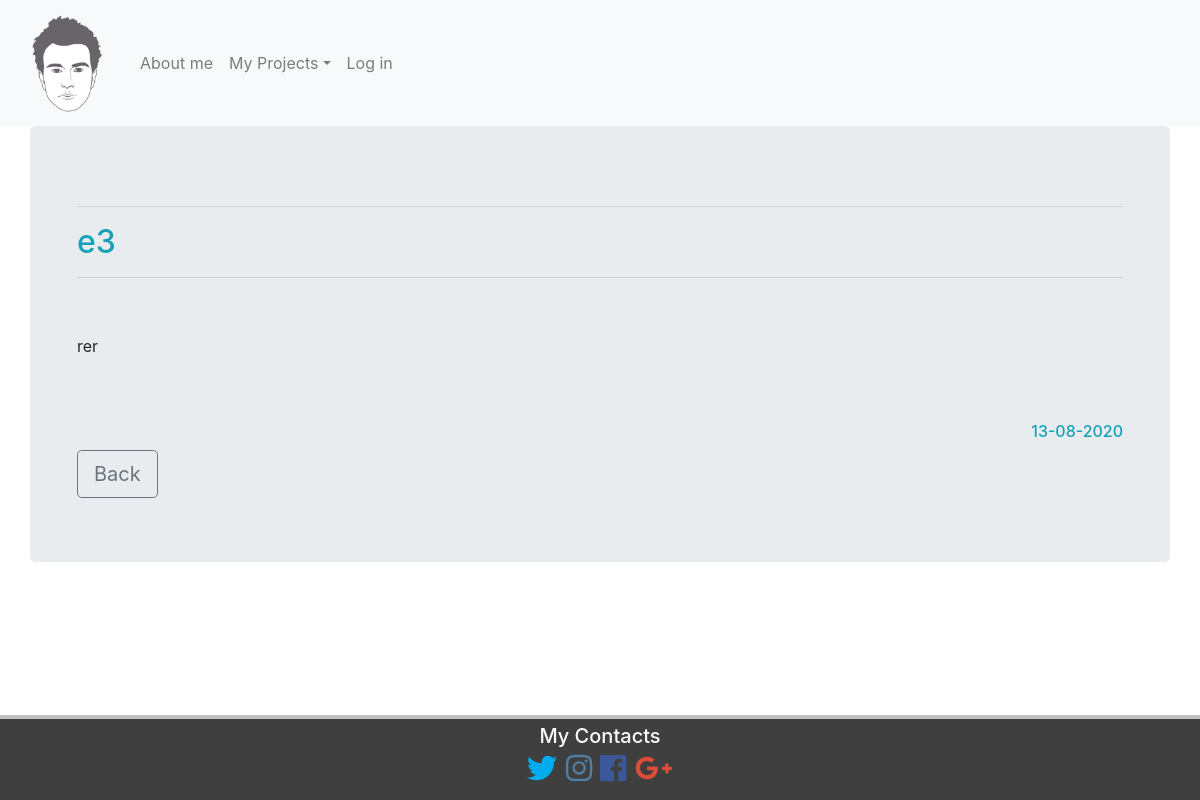
/articles/16/, run on the app's committed database.
### articles/models.py (models this page shows, shortened)
class Articles(models.Model):
    title = models.CharField(
        max_length=120,
        verbose_name='Title',)
    content = HTMLField(verbose_name='Article text')
    date = models.DateTimeField(verbose_name='Publication date')
    class Meta:
        verbose_name = 'Article'
        verbose_name_plural = 'Articles'

### articles/views.py (the view)
# urls.py: path('<int:pk>/', ArticleView.as_view(), name='article'),
class ArticleView(DetailView):
    template_name = 'articles/article_page.html'
    model = Articles

### articles/templates/articles/article_page.html (shortened to what this page needs)
{% extends "home/wrapper.html" %}
{% block content %}
    <hr><h2 class="text-info">{{articles.title}}</h2><hr><br>
    <p class="my_p">{{articles.content|safe|linebreaks}}</p><br><br>
    <h6 class="text-info" align="right">{{articles.date|date:"d-m-Y"}}</h6>
<a href="{% url 'articles' %}">
    <button type="button" class="btn btn-outline-secondary btn-lg">Back</button>
</a>
{% endblock content %}

### home/static/home/base.css (style rules this page uses)
body { padding-bottom: 90px; position: relative; min-height: 100vh; }
.my_p { text-indent: 20px; }

### data on the page
Articles: title "e3", content "rer", date "13-08-2020"
